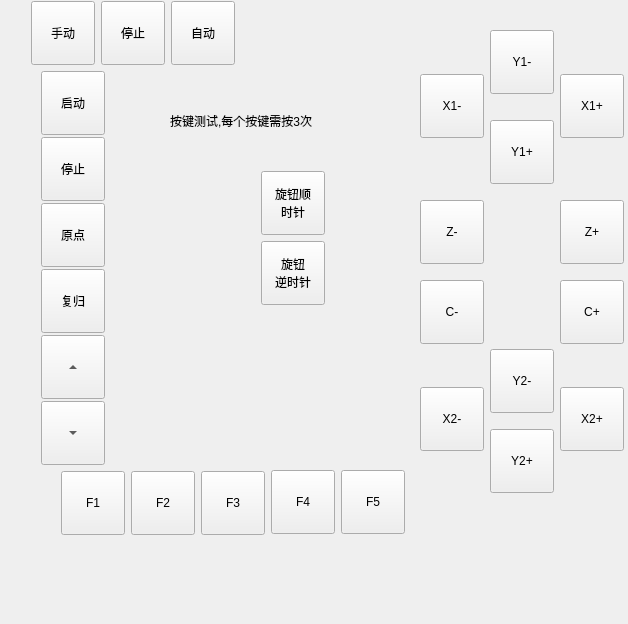
<?xml version="1.0" encoding="UTF-8"?>
<ui version="4.0">
 <class>TestKeyboardPage</class>
 <widget class="QWidget" name="TestKeyboardPage">
  <property name="geometry">
   <rect>
    <x>0</x>
    <y>0</y>
    <width>628</width>
    <height>624</height>
   </rect>
  </property>
  <property name="windowTitle">
   <string>Form</string>
  </property>
  <widget class="QLabel" name="label">
   <property name="geometry">
    <rect>
     <x>170</x>
     <y>110</y>
     <width>231</width>
     <height>21</height>
    </rect>
   </property>
   <property name="text">
    <string>按键测试,每个按键需按3次</string>
   </property>
  </widget>
  <widget class="QToolButton" name="manualSW">
   <property name="geometry">
    <rect>
     <x>31</x>
     <y>1</y>
     <width>64</width>
     <height>64</height>
    </rect>
   </property>
   <property name="minimumSize">
    <size>
     <width>64</width>
     <height>64</height>
    </size>
   </property>
   <property name="maximumSize">
    <size>
     <width>64</width>
     <height>64</height>
    </size>
   </property>
   <property name="text">
    <string>手动</string>
   </property>
  </widget>
  <widget class="QToolButton" name="stopSW">
   <property name="geometry">
    <rect>
     <x>101</x>
     <y>1</y>
     <width>64</width>
     <height>64</height>
    </rect>
   </property>
   <property name="minimumSize">
    <size>
     <width>64</width>
     <height>64</height>
    </size>
   </property>
   <property name="maximumSize">
    <size>
     <width>64</width>
     <height>64</height>
    </size>
   </property>
   <property name="text">
    <string>停止</string>
   </property>
  </widget>
  <widget class="QToolButton" name="autoSW">
   <property name="geometry">
    <rect>
     <x>171</x>
     <y>1</y>
     <width>64</width>
     <height>64</height>
    </rect>
   </property>
   <property name="minimumSize">
    <size>
     <width>64</width>
     <height>64</height>
    </size>
   </property>
   <property name="maximumSize">
    <size>
     <width>64</width>
     <height>64</height>
    </size>
   </property>
   <property name="text">
    <string>自动</string>
   </property>
  </widget>
  <widget class="QToolButton" name="startButton">
   <property name="geometry">
    <rect>
     <x>41</x>
     <y>71</y>
     <width>64</width>
     <height>64</height>
    </rect>
   </property>
   <property name="minimumSize">
    <size>
     <width>64</width>
     <height>64</height>
    </size>
   </property>
   <property name="maximumSize">
    <size>
     <width>64</width>
     <height>64</height>
    </size>
   </property>
   <property name="text">
    <string>启动</string>
   </property>
  </widget>
  <widget class="QToolButton" name="stopButton">
   <property name="geometry">
    <rect>
     <x>41</x>
     <y>137</y>
     <width>64</width>
     <height>64</height>
    </rect>
   </property>
   <property name="minimumSize">
    <size>
     <width>64</width>
     <height>64</height>
    </size>
   </property>
   <property name="maximumSize">
    <size>
     <width>64</width>
     <height>64</height>
    </size>
   </property>
   <property name="text">
    <string>停止</string>
   </property>
  </widget>
  <widget class="QToolButton" name="originButton">
   <property name="geometry">
    <rect>
     <x>41</x>
     <y>203</y>
     <width>64</width>
     <height>64</height>
    </rect>
   </property>
   <property name="minimumSize">
    <size>
     <width>64</width>
     <height>64</height>
    </size>
   </property>
   <property name="maximumSize">
    <size>
     <width>64</width>
     <height>64</height>
    </size>
   </property>
   <property name="text">
    <string>原点</string>
   </property>
  </widget>
  <widget class="QToolButton" name="returnButton">
   <property name="geometry">
    <rect>
     <x>41</x>
     <y>269</y>
     <width>64</width>
     <height>64</height>
    </rect>
   </property>
   <property name="minimumSize">
    <size>
     <width>64</width>
     <height>64</height>
    </size>
   </property>
   <property name="maximumSize">
    <size>
     <width>64</width>
     <height>64</height>
    </size>
   </property>
   <property name="text">
    <string>复归</string>
   </property>
  </widget>
  <widget class="QToolButton" name="upButton">
   <property name="geometry">
    <rect>
     <x>41</x>
     <y>335</y>
     <width>64</width>
     <height>64</height>
    </rect>
   </property>
   <property name="minimumSize">
    <size>
     <width>64</width>
     <height>64</height>
    </size>
   </property>
   <property name="maximumSize">
    <size>
     <width>64</width>
     <height>64</height>
    </size>
   </property>
   <property name="text">
    <string>PushButton</string>
   </property>
   <property name="arrowType">
    <enum>Qt::UpArrow</enum>
   </property>
  </widget>
  <widget class="QToolButton" name="downButton">
   <property name="geometry">
    <rect>
     <x>41</x>
     <y>401</y>
     <width>64</width>
     <height>64</height>
    </rect>
   </property>
   <property name="minimumSize">
    <size>
     <width>64</width>
     <height>64</height>
    </size>
   </property>
   <property name="maximumSize">
    <size>
     <width>64</width>
     <height>64</height>
    </size>
   </property>
   <property name="text">
    <string>PushButton</string>
   </property>
   <property name="arrowType">
    <enum>Qt::DownArrow</enum>
   </property>
  </widget>
  <widget class="QToolButton" name="scrollUp">
   <property name="geometry">
    <rect>
     <x>261</x>
     <y>171</y>
     <width>64</width>
     <height>64</height>
    </rect>
   </property>
   <property name="minimumSize">
    <size>
     <width>64</width>
     <height>64</height>
    </size>
   </property>
   <property name="maximumSize">
    <size>
     <width>64</width>
     <height>64</height>
    </size>
   </property>
   <property name="text">
    <string>旋钮顺
时针</string>
   </property>
   <property name="arrowType">
    <enum>Qt::NoArrow</enum>
   </property>
  </widget>
  <widget class="QToolButton" name="scrollDown">
   <property name="geometry">
    <rect>
     <x>261</x>
     <y>241</y>
     <width>64</width>
     <height>64</height>
    </rect>
   </property>
   <property name="minimumSize">
    <size>
     <width>64</width>
     <height>64</height>
    </size>
   </property>
   <property name="maximumSize">
    <size>
     <width>64</width>
     <height>64</height>
    </size>
   </property>
   <property name="text">
    <string>旋钮
逆时针</string>
   </property>
   <property name="arrowType">
    <enum>Qt::NoArrow</enum>
   </property>
  </widget>
  <widget class="QToolButton" name="x1MinusButton">
   <property name="geometry">
    <rect>
     <x>420</x>
     <y>74</y>
     <width>64</width>
     <height>64</height>
    </rect>
   </property>
   <property name="minimumSize">
    <size>
     <width>64</width>
     <height>64</height>
    </size>
   </property>
   <property name="maximumSize">
    <size>
     <width>64</width>
     <height>64</height>
    </size>
   </property>
   <property name="text">
    <string>X1-</string>
   </property>
  </widget>
  <widget class="QToolButton" name="y1MinusButton">
   <property name="geometry">
    <rect>
     <x>490</x>
     <y>30</y>
     <width>64</width>
     <height>64</height>
    </rect>
   </property>
   <property name="minimumSize">
    <size>
     <width>64</width>
     <height>64</height>
    </size>
   </property>
   <property name="maximumSize">
    <size>
     <width>64</width>
     <height>64</height>
    </size>
   </property>
   <property name="text">
    <string>Y1-</string>
   </property>
  </widget>
  <widget class="QToolButton" name="x1PlusButton">
   <property name="geometry">
    <rect>
     <x>560</x>
     <y>74</y>
     <width>64</width>
     <height>64</height>
    </rect>
   </property>
   <property name="minimumSize">
    <size>
     <width>64</width>
     <height>64</height>
    </size>
   </property>
   <property name="maximumSize">
    <size>
     <width>64</width>
     <height>64</height>
    </size>
   </property>
   <property name="text">
    <string>X1+</string>
   </property>
  </widget>
  <widget class="QToolButton" name="y1PlusButton">
   <property name="geometry">
    <rect>
     <x>490</x>
     <y>120</y>
     <width>64</width>
     <height>64</height>
    </rect>
   </property>
   <property name="minimumSize">
    <size>
     <width>64</width>
     <height>64</height>
    </size>
   </property>
   <property name="maximumSize">
    <size>
     <width>64</width>
     <height>64</height>
    </size>
   </property>
   <property name="text">
    <string>Y1+</string>
   </property>
  </widget>
  <widget class="QToolButton" name="zMinusButton">
   <property name="geometry">
    <rect>
     <x>420</x>
     <y>200</y>
     <width>64</width>
     <height>64</height>
    </rect>
   </property>
   <property name="minimumSize">
    <size>
     <width>64</width>
     <height>64</height>
    </size>
   </property>
   <property name="maximumSize">
    <size>
     <width>64</width>
     <height>64</height>
    </size>
   </property>
   <property name="text">
    <string>Z-</string>
   </property>
  </widget>
  <widget class="QToolButton" name="zPlusButton">
   <property name="geometry">
    <rect>
     <x>560</x>
     <y>200</y>
     <width>64</width>
     <height>64</height>
    </rect>
   </property>
   <property name="minimumSize">
    <size>
     <width>64</width>
     <height>64</height>
    </size>
   </property>
   <property name="maximumSize">
    <size>
     <width>64</width>
     <height>64</height>
    </size>
   </property>
   <property name="text">
    <string>Z+</string>
   </property>
  </widget>
  <widget class="QToolButton" name="cMinusButton">
   <property name="geometry">
    <rect>
     <x>420</x>
     <y>280</y>
     <width>64</width>
     <height>64</height>
    </rect>
   </property>
   <property name="minimumSize">
    <size>
     <width>64</width>
     <height>64</height>
    </size>
   </property>
   <property name="maximumSize">
    <size>
     <width>64</width>
     <height>64</height>
    </size>
   </property>
   <property name="text">
    <string>C-</string>
   </property>
  </widget>
  <widget class="QToolButton" name="cPlusButton">
   <property name="geometry">
    <rect>
     <x>560</x>
     <y>280</y>
     <width>64</width>
     <height>64</height>
    </rect>
   </property>
   <property name="minimumSize">
    <size>
     <width>64</width>
     <height>64</height>
    </size>
   </property>
   <property name="maximumSize">
    <size>
     <width>64</width>
     <height>64</height>
    </size>
   </property>
   <property name="text">
    <string>C+</string>
   </property>
  </widget>
  <widget class="QToolButton" name="x2MinusButton">
   <property name="geometry">
    <rect>
     <x>420</x>
     <y>387</y>
     <width>64</width>
     <height>64</height>
    </rect>
   </property>
   <property name="minimumSize">
    <size>
     <width>64</width>
     <height>64</height>
    </size>
   </property>
   <property name="maximumSize">
    <size>
     <width>64</width>
     <height>64</height>
    </size>
   </property>
   <property name="text">
    <string>X2-</string>
   </property>
  </widget>
  <widget class="QToolButton" name="x2PlusButton">
   <property name="geometry">
    <rect>
     <x>560</x>
     <y>387</y>
     <width>64</width>
     <height>64</height>
    </rect>
   </property>
   <property name="minimumSize">
    <size>
     <width>64</width>
     <height>64</height>
    </size>
   </property>
   <property name="maximumSize">
    <size>
     <width>64</width>
     <height>64</height>
    </size>
   </property>
   <property name="text">
    <string>X2+</string>
   </property>
  </widget>
  <widget class="QToolButton" name="y2PlusButton">
   <property name="geometry">
    <rect>
     <x>490</x>
     <y>429</y>
     <width>64</width>
     <height>64</height>
    </rect>
   </property>
   <property name="minimumSize">
    <size>
     <width>64</width>
     <height>64</height>
    </size>
   </property>
   <property name="maximumSize">
    <size>
     <width>64</width>
     <height>64</height>
    </size>
   </property>
   <property name="text">
    <string>Y2+</string>
   </property>
  </widget>
  <widget class="QToolButton" name="y2MinusButton">
   <property name="geometry">
    <rect>
     <x>490</x>
     <y>349</y>
     <width>64</width>
     <height>64</height>
    </rect>
   </property>
   <property name="minimumSize">
    <size>
     <width>64</width>
     <height>64</height>
    </size>
   </property>
   <property name="maximumSize">
    <size>
     <width>64</width>
     <height>64</height>
    </size>
   </property>
   <property name="text">
    <string>Y2-</string>
   </property>
  </widget>
  <widget class="QToolButton" name="f1Button">
   <property name="geometry">
    <rect>
     <x>61</x>
     <y>471</y>
     <width>64</width>
     <height>64</height>
    </rect>
   </property>
   <property name="minimumSize">
    <size>
     <width>64</width>
     <height>64</height>
    </size>
   </property>
   <property name="maximumSize">
    <size>
     <width>64</width>
     <height>64</height>
    </size>
   </property>
   <property name="text">
    <string>F1</string>
   </property>
  </widget>
  <widget class="QToolButton" name="f2Button">
   <property name="geometry">
    <rect>
     <x>131</x>
     <y>471</y>
     <width>64</width>
     <height>64</height>
    </rect>
   </property>
   <property name="minimumSize">
    <size>
     <width>64</width>
     <height>64</height>
    </size>
   </property>
   <property name="maximumSize">
    <size>
     <width>64</width>
     <height>64</height>
    </size>
   </property>
   <property name="text">
    <string>F2</string>
   </property>
  </widget>
  <widget class="QToolButton" name="f3Button">
   <property name="geometry">
    <rect>
     <x>201</x>
     <y>471</y>
     <width>64</width>
     <height>64</height>
    </rect>
   </property>
   <property name="minimumSize">
    <size>
     <width>64</width>
     <height>64</height>
    </size>
   </property>
   <property name="maximumSize">
    <size>
     <width>64</width>
     <height>64</height>
    </size>
   </property>
   <property name="text">
    <string>F3</string>
   </property>
  </widget>
  <widget class="QToolButton" name="f4Button">
   <property name="geometry">
    <rect>
     <x>271</x>
     <y>470</y>
     <width>64</width>
     <height>64</height>
    </rect>
   </property>
   <property name="minimumSize">
    <size>
     <width>64</width>
     <height>64</height>
    </size>
   </property>
   <property name="maximumSize">
    <size>
     <width>64</width>
     <height>64</height>
    </size>
   </property>
   <property name="text">
    <string>F4</string>
   </property>
  </widget>
  <widget class="QToolButton" name="f5Button">
   <property name="geometry">
    <rect>
     <x>341</x>
     <y>470</y>
     <width>64</width>
     <height>64</height>
    </rect>
   </property>
   <property name="minimumSize">
    <size>
     <width>64</width>
     <height>64</height>
    </size>
   </property>
   <property name="maximumSize">
    <size>
     <width>64</width>
     <height>64</height>
    </size>
   </property>
   <property name="text">
    <string>F5</string>
   </property>
  </widget>
 </widget>
 <resources/>
 <connections/>
</ui>
